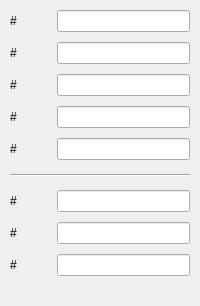
     <widget class="QWidget" name="tab_author">
      <attribute name="title">
       <string>Author/Copyright</string>
      </attribute>
      <layout class="QGridLayout">
       <property name="margin">
        <number>10</number>
       </property>
       <property name="spacing">
        <number>10</number>
       </property>
       <item row="0" column="0">
        <widget class="QLabel" name="lblAuthor">
         <property name="text">
          <string>#</string>
         </property>
         <property name="wordWrap">
          <bool>false</bool>
         </property>
        </widget>
       </item>
       <item row="1" column="0">
        <widget class="QLabel" name="lblOrganization">
         <property name="text">
          <string>#</string>
         </property>
         <property name="wordWrap">
          <bool>false</bool>
         </property>
        </widget>
       </item>
       <item row="0" column="2">
        <widget class="QLineEdit" name="edAuthor"/>
       </item>
       <item row="2" column="0">
        <widget class="QLabel" name="lblCopyright">
         <property name="text">
          <string>#</string>
         </property>
         <property name="wordWrap">
          <bool>false</bool>
         </property>
        </widget>
       </item>
       <item row="3" column="0">
        <widget class="QLabel" name="lblLicense">
         <property name="text">
          <string>#</string>
         </property>
         <property name="wordWrap">
          <bool>false</bool>
         </property>
        </widget>
       </item>
       <item row="9" column="2">
        <spacer name="Spacer16_2">
         <property name="orientation">
          <enum>Qt::Vertical</enum>
         </property>
         <property name="sizeType">
          <enum>QSizePolicy::Expanding</enum>
         </property>
         <property name="sizeHint" stdset="0">
          <size>
           <width>0</width>
           <height>20</height>
          </size>
         </property>
        </spacer>
       </item>
       <item row="1" column="2">
        <widget class="QLineEdit" name="edOrganization"/>
       </item>
       <item row="2" column="2">
        <widget class="QLineEdit" name="edCopyright"/>
       </item>
       <item row="3" column="2">
        <widget class="QLineEdit" name="edLicense"/>
       </item>
       <item row="8" column="1">
        <spacer name="Spacer95_3_3_3_14_2">
         <property name="orientation">
          <enum>Qt::Vertical</enum>
         </property>
         <property name="sizeType">
          <enum>QSizePolicy::Fixed</enum>
         </property>
         <property name="sizeHint" stdset="0">
          <size>
           <width>20</width>
           <height>20</height>
          </size>
         </property>
        </spacer>
       </item>
       <item row="7" column="1">
        <spacer name="Spacer95_3_3_3_14">
         <property name="orientation">
          <enum>Qt::Vertical</enum>
         </property>
         <property name="sizeType">
          <enum>QSizePolicy::Fixed</enum>
         </property>
         <property name="sizeHint" stdset="0">
          <size>
           <width>20</width>
           <height>20</height>
          </size>
         </property>
        </spacer>
       </item>
       <item row="5" column="0" colspan="3">
        <widget class="QFrame" name="Frame3_3_2_3">
         <property name="minimumSize">
          <size>
           <width>0</width>
           <height>10</height>
          </size>
         </property>
         <property name="frameShape">
          <enum>QFrame::HLine</enum>
         </property>
         <property name="frameShadow">
          <enum>QFrame::Sunken</enum>
         </property>
        </widget>
       </item>
       <item row="8" column="0">
        <widget class="QLabel" name="lblContact">
         <property name="text">
          <string>#</string>
         </property>
         <property name="wordWrap">
          <bool>false</bool>
         </property>
        </widget>
       </item>
       <item row="7" column="2">
        <widget class="QLineEdit" name="edArchival"/>
       </item>
       <item row="8" column="2">
        <widget class="QLineEdit" name="edContact"/>
       </item>
       <item row="6" column="2">
        <widget class="QLineEdit" name="edProduct"/>
       </item>
       <item row="6" column="1">
        <spacer name="Spacer95_3_3_3_8">
         <property name="orientation">
          <enum>Qt::Vertical</enum>
         </property>
         <property name="sizeType">
          <enum>QSizePolicy::Fixed</enum>
         </property>
         <property name="sizeHint" stdset="0">
          <size>
           <width>20</width>
           <height>20</height>
          </size>
         </property>
        </spacer>
       </item>
       <item row="6" column="0">
        <widget class="QLabel" name="lblProduct">
         <property name="text">
          <string>#</string>
         </property>
         <property name="wordWrap">
          <bool>false</bool>
         </property>
        </widget>
       </item>
       <item row="7" column="0">
        <widget class="QLabel" name="lblArchival">
         <property name="text">
          <string>#</string>
         </property>
         <property name="wordWrap">
          <bool>false</bool>
         </property>
        </widget>
       </item>
       <item row="4" column="2">
        <widget class="QLineEdit" name="edISRC">
         <property name="readOnly">
          <bool>true</bool>
         </property>
        </widget>
       </item>
       <item row="4" column="0">
        <widget class="QLabel" name="lblISRC">
         <property name="text">
          <string>#</string>
         </property>
         <property name="wordWrap">
          <bool>false</bool>
         </property>
        </widget>
       </item>
       <item row="4" column="1">
        <spacer name="Spacer95_3_3_3_12_2">
         <property name="orientation">
          <enum>Qt::Vertical</enum>
         </property>
         <property name="sizeType">
          <enum>QSizePolicy::Fixed</enum>
         </property>
         <property name="sizeHint" stdset="0">
          <size>
           <width>20</width>
           <height>20</height>
          </size>
         </property>
        </spacer>
       </item>
       <item row="3" column="1">
        <spacer name="Spacer95_3_3_3_2_2">
         <property name="orientation">
          <enum>Qt::Vertical</enum>
         </property>
         <property name="sizeType">
          <enum>QSizePolicy::Fixed</enum>
         </property>
         <property name="sizeHint" stdset="0">
          <size>
           <width>20</width>
           <height>20</height>
          </size>
         </property>
        </spacer>
       </item>
       <item row="2" column="1">
        <spacer name="Spacer95_3_3_3_3">
         <property name="orientation">
          <enum>Qt::Vertical</enum>
         </property>
         <property name="sizeType">
          <enum>QSizePolicy::Fixed</enum>
         </property>
         <property name="sizeHint" stdset="0">
          <size>
           <width>20</width>
           <height>20</height>
          </size>
         </property>
        </spacer>
       </item>
       <item row="1" column="1">
        <spacer name="Spacer95_3_3_3_3_2">
         <property name="orientation">
          <enum>Qt::Vertical</enum>
         </property>
         <property name="sizeType">
          <enum>QSizePolicy::Fixed</enum>
         </property>
         <property name="sizeHint" stdset="0">
          <size>
           <width>20</width>
           <height>20</height>
          </size>
         </property>
        </spacer>
       </item>
       <item row="0" column="1">
        <spacer name="Spacer95_3_3_3_2">
         <property name="orientation">
          <enum>Qt::Vertical</enum>
         </property>
         <property name="sizeType">
          <enum>QSizePolicy::Fixed</enum>
         </property>
         <property name="sizeHint" stdset="0">
          <size>
           <width>20</width>
           <height>20</height>
          </size>
         </property>
        </spacer>
       </item>
      </layout>
     </widget>
